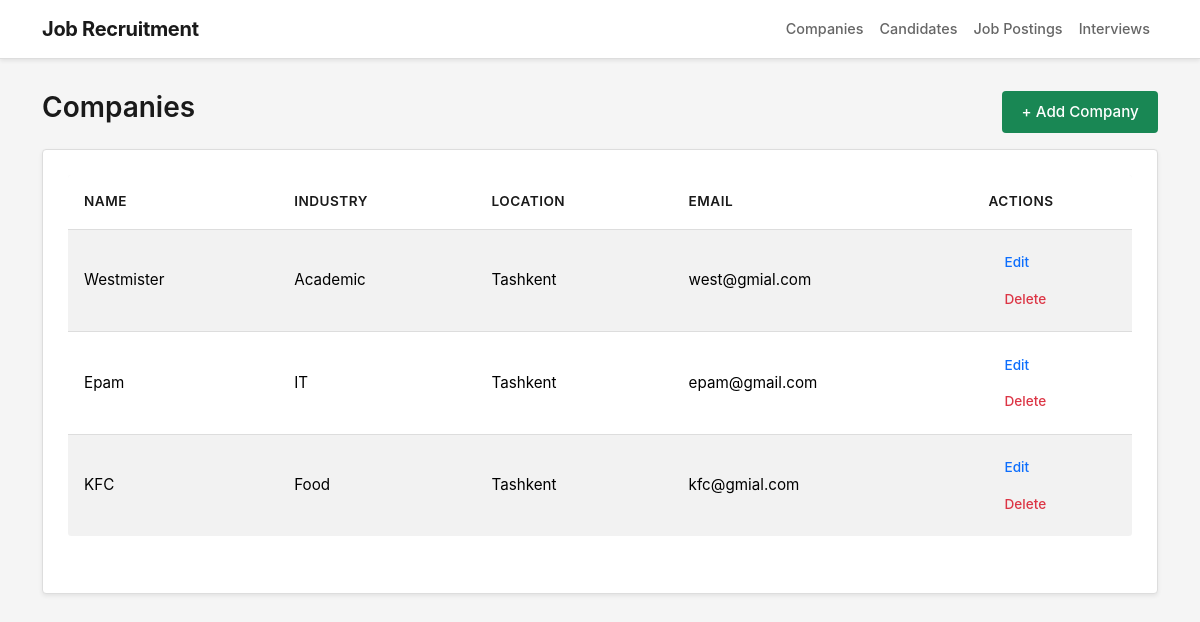
Page /companies/ (signed in) on the earlier database version.
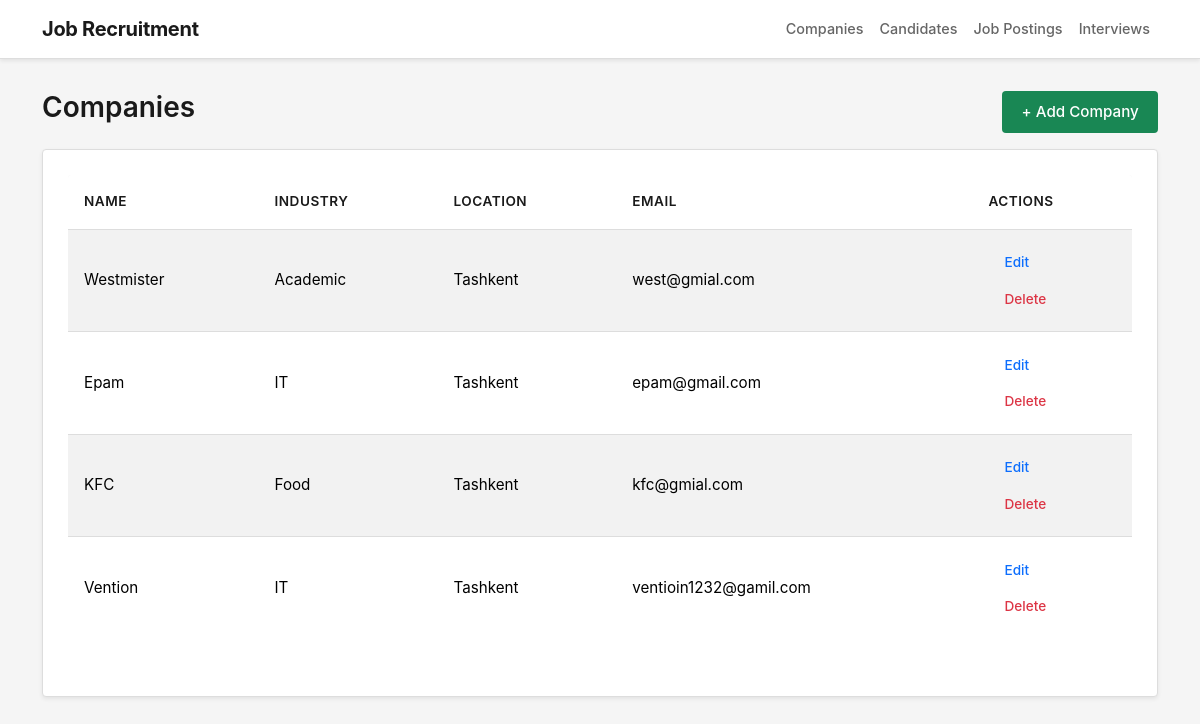
Same page on the later database version.
### jobRecruitment/models.py (models this page shows, shortened)
class Company(models.Model):
    name = models.CharField(max_length=100)
    location = models.CharField(max_length=100)
    industry = models.CharField(max_length=100)
    email = models.EmailField(unique=True)
    user = models.OneToOneField(
        User,
        on_delete=models.CASCADE,
        null=True,
        blank=True,
        related_name="company_profile"
    )

### jobRecruitment/views.py (the view)
# urls.py: path('companies/', views.companies_list, name='companies'),
@login_required
def companies_list(request):
    companies = Company.objects.all()
    return render(request, 'company/companies.html', {'companies': companies})

### jobRecruitment/templates/company/companies.html (shortened to what this page needs)
{% extends "base.html" %}
{% block content %}
  <div class="d-flex justify-content-between align-items-center mb-3">
    <h1 class="h3">Companies</h1>
    <a href="{% url 'create_company' %}" class="btn btn-success">+ Add Company</a>
  </div>
  <div class="card shadow-sm">
    <div class="card-body">
      <div class="table-responsive">
        <table class="table table-striped align-middle">
          <thead>
            <tr>
              <th>Name</th>
              <th>Industry</th>
              <th>Location</th>
              <th>Email</th>
              <th style="width:160px;">Actions</th>
            </tr>
          </thead>
          <tbody>
            {% for company in companies %}
              <tr>
                <td>{{ company.name }}</td>
                <td>{{ company.industry }}</td>
                <td>{{ company.location }}</td>
                <td>{{ company.email }}</td>
                <td>
                  <a href="{% url 'update_company' company.id %}" class="btn btn-sm btn-outline-primary">Edit</a>
                  <a href="{% url 'delete_company' company.id %}" class="btn btn-sm btn-outline-danger">Delete</a>
                </td>
              </tr>
            {% empty %}
              <tr><td colspan="5" class="text-center text-muted">No companies found.</td></tr>
            {% endfor %}
          </tbody>
        </table>
      </div>
    </div>
  </div>
{% endblock %}

Differences in the rows shown:
added Company: name "Vention", industry "IT", location "Tashkent", email "ventioin1232@gamil.com"
